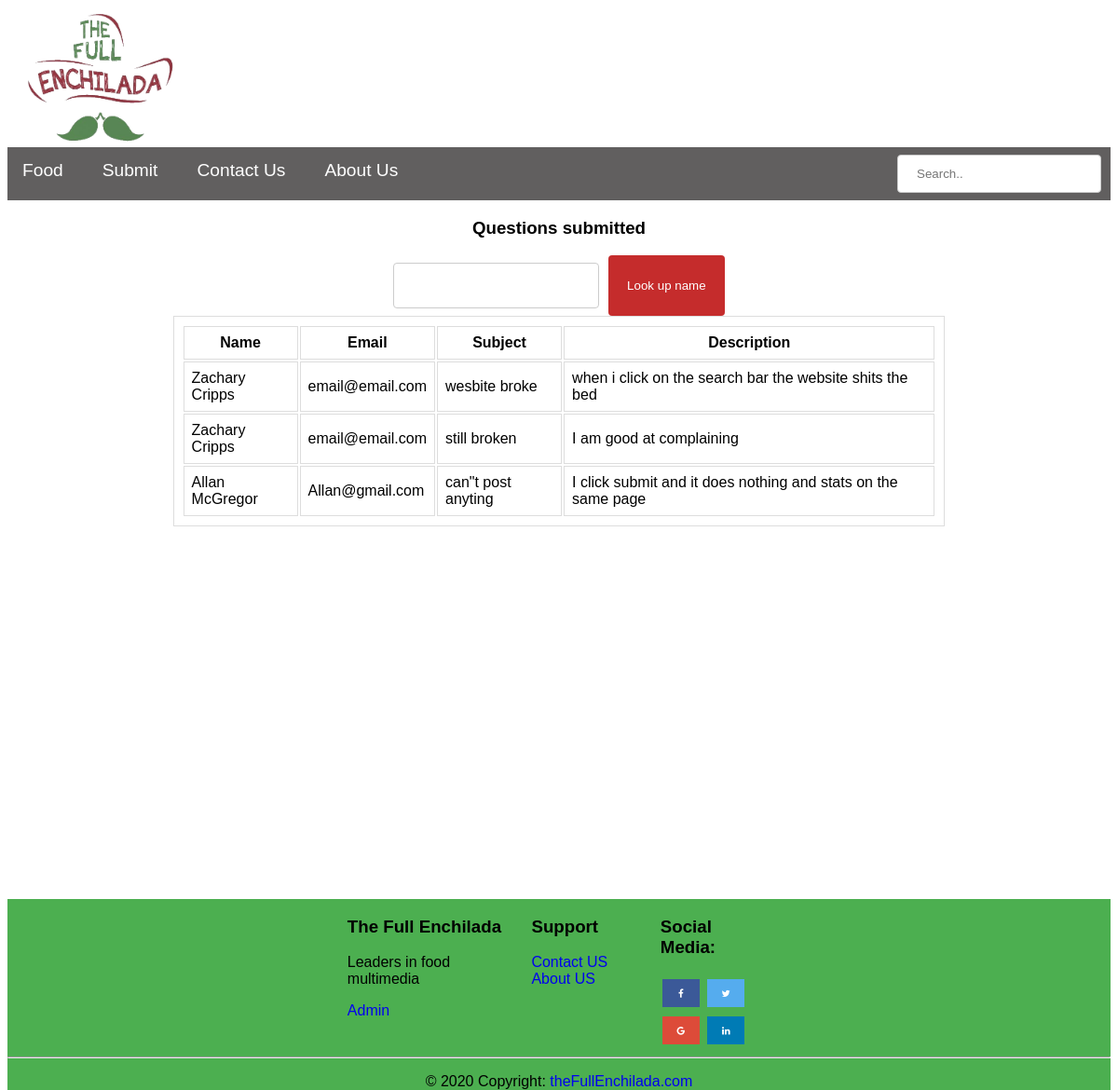
The app's page /Pages/Admin.php with its own data.
### tables this page shows
CREATE TABLE Question
(
    QID INTEGER PRIMARY KEY,
    SUBJECT VARCHAR(30) NOT NULL,
    QUESTIONDESCRIPTION VARCHAR(64) NOT NULL,
    CID INTEGER,
    FOREIGN KEY (CID) REFERENCES Customer(CID)
);

CREATE TABLE Customer
(
    CID INTEGER PRIMARY KEY,
    NAME VARCHAR(64) NOT NULL,
    EMAIL VARCHAR(64)
);

### PHP/query.php (called while the page is built, shortened)
<?php
   function getQuestions($searchTerm = null){
      $db = new MyDB();
      $array = [];
      if (!$searchTerm) {
         $sql = 'SELECT * FROM Question Q, Customer C WHERE C.CID = Q.CID';
      }
      else{
         $sql = 'SELECT * FROM Question Q, Customer C WHERE C.CID = Q.CID AND NAME LIKE "%'.$searchTerm.'%"';
      }
       $ret = $db->query($sql);
       if(!$ret){
         echo $db->lastErrorMsg();
         return [];
       } else {
          while($row = $ret->fetchArray(SQLITE3_ASSOC) ){
             $array[] = $row;
          }
          return $array;
       }
   }
?>

### Pages/Admin.php (the view, shortened to what this page needs)
<!DOCTYPE html>
<?php
    require_once '..\PHP\query.php';
    if (isset($_GET['questionName'])){
      $search = $_GET['questionName'];
      $questions = getQuestions($search);
      }
   else{
      $questions = getQuestions();
   }
?>
<html>
   <head>
      <link rel="stylesheet" href="https://cdnjs.cloudflare.com/ajax/libs/font-awesome/4.7.0/css/font-awesome.min.css">
      <link rel="stylesheet" type="text/css" href="..\StyleSheet\styles.css">
   </head>
   <body>
      <header>
         <nav class="navbar ">
            <a href="index.php"><img src="..\Images\theFullEnchilada.png" class ="logoImage" alt="Logo"></a>
            <ul class="navbar-nav ">
               <div class = "moveNavItems">
                  <li class="nav-item ">
                     <a class="nav-link " href="food.html">Food</a>
                  </li>
                  <li class="nav-item ">
                     <a class="nav-link  "  href="submit.php">Submit</a>
                  </li>
                  <li class="nav-item">
                     <a class="nav-link " href="contactUS.php">Contact Us</a>
                  </li>
                  <li class="nav-item ">
                     <a class="nav-link "  href="aboutUs.html">About Us</a>
                  </li>
               </div>
               <li class = "searchBar">
                  <input  name = "search" type="search" placeholder="Search.." aria-label="Search">
               </li>
            </ul>
         </nav>
      </header>
      <div class="container">
         <div class ="centerColumn">
            <h3>Questions submitted</h3>
         </div>
         <div class ="centerColumn">
            <form method = "get" action = "" class = "questionForm">
               <input  type="text" name = "questionName" id = "questionName">
               <input style="margin-left:10px;" type="submit" value="Look up name">
            </form>
         </div>
         <div class ="centerColumn">
            <table style="width:70%">
            <tr>
               <th>Name</th>
               <th>Email</th>
               <th>Subject</th>
               <th>Description</th>
            </tr>
               <?php
                  foreach ($questions as $question){
                     echo "<tr>";
                     echo "<td>" . $question['NAME']."</td>";
                     echo "<td>" . $question['EMAIL']."</td>";
                     echo "<td>" . $question['SUBJECT']."</td>";
                     echo "<td>" . $question['QUESTIONDESCRIPTION']."</td>";
                     echo "</tr>";
                  }
               ?>
            </table>
         </div>
      </div>
      <footer>
         <div class="row">
            <div class="centerColumn">
               <div class="footercolumn footerleft">
                  <h3>The Full Enchilada</h3>
                  <p>Leaders in food multimedia </p>
                  <a href="Admin.php">Admin</a>
               </div>
               <div class="footercolumn footermiddle">
                  <h3 >Support</h3>
                  <ul class="list-unstyled">
                     <li>
                        <a href="contactUs.php">Contact US</a>
                     </li>
                     <li>
                        <a href="aboutUs.html">About US</a>
                     </li>
                  </ul>
               </div>
               <div class="footercolumn footerright">
                  <h3> Social Media:</h3>
                  <a href="#" class="fa fa-facebook"></a>
                  <a href="#" class="fa fa-twitter"></a>
                  <a href="#" class="fa fa-google"></a>
                  <a href="#" class="fa fa-linkedin"></a>
               </div>
            </div>
         </div>
         <hr>
         <p style = "text-align:center;">© 2020 Copyright:<a href="https://google.com/"> theFullEnchilada.com</a></p>
      </footer>
   </body>
</html>

### StyleSheet/styles.css (style rules this page uses)
body,html { height: 100%; font-family: Arial, Helvetica, sans-serif; }
a { text-decoration: none !important; }
.container { min-height: 100%; }
input[type=submit] { width: 50%; color: white; padding: 14px 20px; margin: 0 auto; border: none; border-radius: 4px; cursor: pointer; background-color:rgb(197, 44, 44); }
input[type=text], input[type = email], select, textarea { width: 100%; padding: 16px 8px; margin: 8px 0; border: 1px solid #ccc; border-radius: 4px; box-sizing: border-box; display: inline-block; }
.centerColumn { position: relative; display: flex; justify-content: center; column-gap: 20px; }
.questionForm { display:flex; width:30%; align-content:space-between; }
.navbar-nav { list-style-type: none; overflow: hidden; background-color: rgb(97, 95, 95); }
.nav-item { float: left; position: sticky; margin-right: 10px; }
.nav-item a { font-size: larger; display: block; color: white; text-align: center; padding: 14px 16px; }
.searchBar { position: relative; float: right; margin-right: 10px; }
input[type=search] { width: 100%; padding: 12px 20px; margin: 8px 0; display: inline-block; border: 1px solid #ccc; border-radius: 4px; box-sizing: border-box; }
.logoImage { position: relative; width:200px; height:150px; display: flex; }
footer { background-color: #4CAF50; position: relative; bottom: 0; margin-top: -50px; }
.footerleft { float: left; width: 15%; }
.footerright { float: left; width: 10%; }
.footermiddle { float: left; width: 10%; }
.footermiddle a,ul { list-style-type: none; margin: 0; padding: 0; }
.fa { padding: 10px; font-size: 10px; width: 20px; text-align: center; margin: 5px 2px; }
.fa-facebook { background: #3B5998; color: white; }
.fa-twitter { background: #55ACEE; color: white; }
.fa-google { background: #dd4b39; color: white; }
.fa-linkedin { background: #007bb5; color: white; }

### Pages/Admin.php (style rules this page uses)
table, th, td { border: 1px solid #ddd; padding: 8px; }

### records on screen
question: CID.NAME "Zachary Cripps", CID.EMAIL "email@email.com", SUBJECT "wesbite broke", QUESTIONDESCRIPTION "when i click on the search bar the website shits the bed"
question: CID.NAME "Zachary Cripps", CID.EMAIL "email@email.com", SUBJECT "still broken", QUESTIONDESCRIPTION "I am good at complaining"
question: CID.NAME "Allan McGregor", CID.EMAIL "Allan@gmail.com", SUBJECT "can\"t post anyting", QUESTIONDESCRIPTION "I click submit and it does nothing and stats on the same page"
